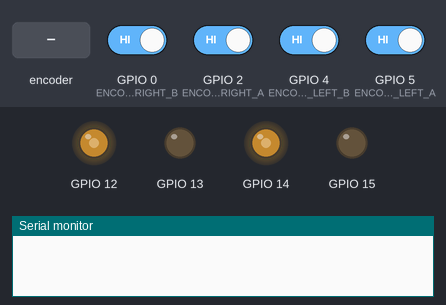
Simulated run of this sketch. Board: ESP8266 (NodeMCU). On the bench: output pins drawn as LEDs (lit = HIGH), the last lines printed to the serial monitor. The test bench sets the inputs (shaded band); at power-on: GPIO 0 (ENCODER_RIGHT_B), GPIO 2 (ENCODER_RIGHT_A), GPIO 4 (ENCODER_LEFT_B), GPIO 5 (ENCODER_LEFT_A) HIGH.

Above: at 0.1 s.
At 1.2 s:
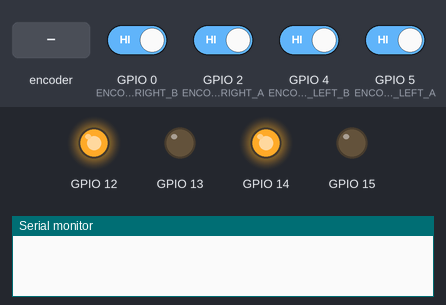
1.3 s: rotary encoder on GPIO 2 (ENCODER_RIGHT_A) / GPIO 0 (ENCODER_RIGHT_B) turned 1 step (first pin leading)
At 2.7 s:
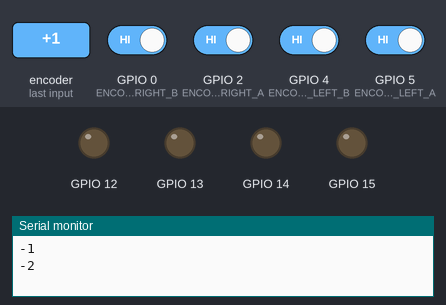
Timing chart, 0 to 10.5 s (numbered marks = the images above; inputs shaded):
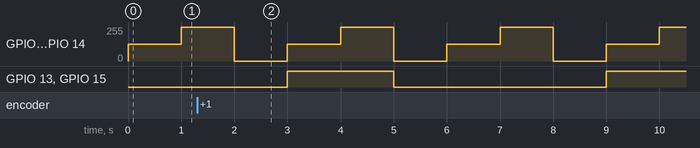

Measured:
- by itself, GPIO 12, GPIO 14: repeats every 3.0 s: 127/255 1.0 s, 255/255 1.0 s, 0/255 1.0 s

The sketch:

tango.ino
```cpp
#include "CytronMotorDriver.h"

// Pin definitions for Right motor:
#define MOTOR_DIR_RIGHT 15//D8
#define MOTOR_PWM_RIGHT 14//D5
#define ENCODER_RIGHT_A 2//D4
#define ENCODER_RIGHT_B 0//D3

//Pin definitions for Left motor:
#define MOTOR_DIR_LEFT 13//D7
#define MOTOR_PWM_LEFT 12//D6
#define ENCODER_LEFT_A 5//D1
#define ENCODER_LEFT_B 4//D2

CytronMD motorLeft(PWM_DIR, MOTOR_PWM_LEFT, MOTOR_DIR_LEFT);
CytronMD motorRight(PWM_DIR, MOTOR_PWM_RIGHT, MOTOR_DIR_RIGHT);

//This variable will increase or decrease depending on the rotation of encoder
volatile long right_temp, right_counter = 0;
volatile long left_temp, left_counter = 0;

ICACHE_RAM_ATTR void rightInterruptA() {
    if(digitalRead(ENCODER_RIGHT_B)) {
  right_counter++;
    }else{
      right_counter--;
    }
    if( right_counter != right_temp ){
  Serial.println (right_counter);
  right_temp = right_counter;
  }
}

ICACHE_RAM_ATTR void rightInterruptB() {
    if(digitalRead(ENCODER_RIGHT_A)) {
  right_counter--;
    }else{
      right_counter++;
    }
    if( right_counter != right_temp ){
  Serial.println (right_counter);
  right_temp = right_counter;
  }
}

ICACHE_RAM_ATTR void leftInterruptA() {
  if(digitalRead(ENCODER_LEFT_B)) {
  left_counter++;
  }else{
    left_counter--;
  }
  if( left_counter != left_temp ){
  Serial.println (left_counter);
  left_temp = left_counter;
  }

}

ICACHE_RAM_ATTR void leftInterruptB() {
  if(digitalRead(ENCODER_LEFT_A)) {
  left_counter--;
  }else{
    left_counter++;
  }
  if( left_counter != left_temp ){
  Serial.println (left_counter);
  left_temp = left_counter;
  }

}

void setup() {
  // Serial port for debugging purposes
  Serial.begin(115200);

  // PIR Motion Sensor mode INPUT_PULLUP
  pinMode(ENCODER_RIGHT_A, INPUT_PULLUP);
  pinMode(ENCODER_RIGHT_B, INPUT_PULLUP);
  pinMode(ENCODER_LEFT_A, INPUT_PULLUP);
  pinMode(ENCODER_LEFT_B, INPUT_PULLUP);
  // Set ENCODER_RIGHT_A pin as interrupt, assign interrupt function and set RISING mode
  attachInterrupt(digitalPinToInterrupt(ENCODER_RIGHT_A), rightInterruptA, RISING);
  attachInterrupt(digitalPinToInterrupt(ENCODER_RIGHT_B), rightInterruptB, RISING);
  attachInterrupt(digitalPinToInterrupt(ENCODER_LEFT_A), leftInterruptA, RISING);
  attachInterrupt(digitalPinToInterrupt(ENCODER_LEFT_B), leftInterruptB, RISING);
}

// The loop routine runs over and over again forever.
void loop() {


 motorLeft.setSpeed(512);
 motorRight.setSpeed(512);// Run forward at 50% speed.
 delay(1000);

 motorLeft.setSpeed(1023);
 motorRight.setSpeed(1023);// Run forward at full speed.
 delay(1000);

 motorLeft.setSpeed(0);
 motorRight.setSpeed(0);// Stop.
 delay(1000);

 motorLeft.setSpeed(-512);
 motorRight.setSpeed(-512);// Run backward at 50% speed.
 delay(1000);

 motorLeft.setSpeed(-1023);
 motorRight.setSpeed(-1023);// Run backward at full speed.
 delay(1000);

 motorLeft.setSpeed(0);
 motorRight.setSpeed(0);// Stop.
 delay(1000);
}
```

CytronMotorDriver.cpp
```cpp
#include "CytronMotorDriver.h"

CytronMD::CytronMD(MODE mode, uint8_t pin1, uint8_t pin2)
{
  _mode = mode;
  _pin1 = pin1;
  _pin2 = pin2;

  pinMode(_pin1, OUTPUT);
  pinMode(_pin2, OUTPUT);

  digitalWrite(_pin1, LOW);
  digitalWrite(_pin2, LOW);
}

void CytronMD::setSpeed(int16_t speed)
{
  // Make sure the speed is within the limit.
  if (speed > 1023) {
    speed = 1023;
  } else if (speed < -1023) {
    speed = -1023;
  }

  // Set the speed and direction.
  switch (_mode) {
    case PWM_DIR:
      if (speed >= 0) {
        analogWrite(_pin1, speed);
        digitalWrite(_pin2, LOW);
      } else {
        analogWrite(_pin1, -speed);
        digitalWrite(_pin2, HIGH);
      }
      break;

    case PWM_PWM:
      if (speed >= 0) {
        analogWrite(_pin1, speed);
        analogWrite(_pin2, 0);
      } else {
        analogWrite(_pin1, 0);
        analogWrite(_pin2, -speed);
      }
      break;
  }
}
```

CytronMotorDriver.h
```cpp
#ifndef CYTRON_MOTOR_DRIVER_H
#define CYTRON_MOTOR_DRIVER_H

#include <Arduino.h>
#include <stdint.h>


enum MODE {
  PWM_DIR,
  PWM_PWM,
};


class CytronMD
{
  public:
    CytronMD(MODE mode, uint8_t pin1, uint8_t pin2);
    void setSpeed(int16_t speed);

  protected:
    MODE _mode;
  	uint8_t _pin1;
    uint8_t _pin2;
};


/* class CytronMD10C : public CytronMD
{
  public:
    CytronMD10C(uint8_t pwmPin, uint8_t dirPin) : CytronMD(PWM_DIR, pwmPin, dirPin) {};
};


class CytronMD13S : public CytronMD
{
  public:
    CytronMD13S(uint8_t pwmPin, uint8_t dirPin) : CytronMD(PWM_DIR, pwmPin, dirPin) {};
}; */

#endif
```
